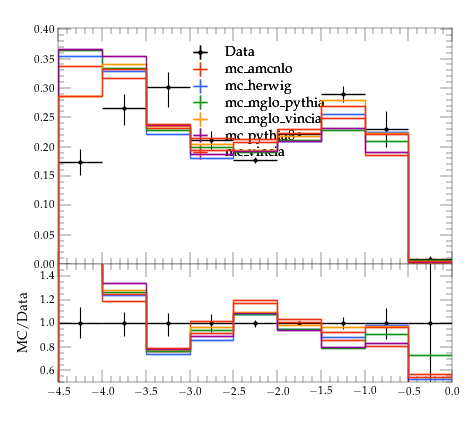

The Python source for this figure:
#! /usr/bin/env python3

# This Python script was auto-generated using YODA v2.1.3.
# Analysis object: /CMS_2026_PAS_SMP_25_010/zjets_groomed_pt2
# Timestamp: 17-06-2026 (16:37:38)

import matplotlib as mpl
import matplotlib.pyplot as plt
mpl.use('Agg') # comment out for interactive use
import os
import numpy as np
from numpy import nan, inf

plotDir = os.path.split(os.path.realpath(__file__))[0]
if 'YODA_USER_PLOT_PATH' in globals():
    plot_outdir = globals()['YODA_USER_PLOT_PATH']
else:
    plot_outdir = plotDir

#plot style
plt.style.use(os.path.join(plotDir, '../default.mplstyle'))
# plot metadata
figW, figH = plt.rcParams['figure.figsize']
ax_xLabel = ''
ax_yLabel = ''
ax_title  = ''
ax_xScale = 'linear'
ax_yScale = 'linear'
xLims = (-4.5, 0.0)
yLims = (0.0, 0.40239617)

# TeX-friendly labels for the legend
labels = {
  'legend' : ([ r"Data", r"mc\_amcnlo", r"mc\_herwig", r"mc\_mglo\_pythia", r"mc\_mglo\_vincia", r"mc\_pythia8", r"mc\_vincia" ], r""),
}

# Adjust canvas width and height
canvasW = 10.0
canvasH = 9.0
figW *= canvasW/10.
figH *= canvasH/9.

# Create figure and axis objects
fig, (ax, ratio0_ax) = plt.subplots(2, 1, sharex=True,
                  figsize=(figW,figH), gridspec_kw={'height_ratios': (6.0, 3.0)})

# Set figure margins
plt.subplots_adjust(
    left   = 1.0 * plt.rcParams['figure.subplot.left'],
    right  = 1.0 * plt.rcParams['figure.subplot.right'],
    top    = 1.0 * plt.rcParams['figure.subplot.top'],
    bottom = 1.0 * plt.rcParams['figure.subplot.bottom'])

ratio0_ax.yaxis.set_major_locator(mpl.ticker.MultipleLocator(0.2))
ratio0_ax.set_ylim(0.5, 1.4999)
ratio0_ax.set_ylabel('MC/Data')

# the numerical data is stored in a separate file
dataf = dict()
prefix = os.path.split(__file__)[0]
if prefix:    prefix = prefix + '/'
exec(open(prefix+'zjets_groomed_pt2__data.py').read(), dataf)


legend_handles = dict() # keep track of handles for the legend

# style options for curves
# starts at zorder>=5 to draw curve on top of legend
styles = {
  'Data': {
    'color' : 'black',
    'linestyle' : '-',
    'lineopacity' : 1.0,
    'linewidth' : 1,
    'marker' : 'o',
    'markersize' : 2,
    'capsize' : 0.0,
    'zorder' : 5,
    'histstyle' : 0,
    'drawstyle' : 'steps-pre',
    'xerrorbars' : 1,
    'yerrorbars' : 1,
    'fillcolor' : None,
    'fillopacity' : 1.0,
    'ratio0_linestyle' : '-',
    'ratio0_lineopacity' : 1.0,
    'ratio0_linewidth' : 1,
    'ratio0_marker' : 'o',
    'ratio0_markersize' : 2,
    'ratio0_capsize' : 0.0,
    'ratio0_zorder' : 5,
    'ratio0_histstyle' : 0,
    'ratio0_drawstyle' : 'steps-pre',
    'ratio0_xerrorbars' : 1,
    'ratio0_yerrorbars' : 1,
  },
  'mc_amcnlo.yoda': {
    'color' : '#EE3311',
    'linestyle' : '-',
    'lineopacity' : 1.0,
    'linewidth' : 1,
    'marker' : 'none',
    'markersize' : 2,
    'capsize' : 0.0,
    'zorder' : 6,
    'histstyle' : 1,
    'drawstyle' : 'steps-pre',
    'xerrorbars' : 1,
    'yerrorbars' : 1,
    'fillcolor' : None,
    'fillopacity' : 1.0,
    'ratio0_linestyle' : '-',
    'ratio0_lineopacity' : 1.0,
    'ratio0_linewidth' : 1,
    'ratio0_marker' : 'none',
    'ratio0_markersize' : 2,
    'ratio0_capsize' : 0.0,
    'ratio0_zorder' : 6,
    'ratio0_histstyle' : 1,
    'ratio0_drawstyle' : 'steps-pre',
    'ratio0_xerrorbars' : 1,
    'ratio0_yerrorbars' : 1,
  },
  'mc_herwig.yoda': {
    'color' : '#3366FF',
    'linestyle' : '-',
    'lineopacity' : 1.0,
    'linewidth' : 1,
    'marker' : 'none',
    'markersize' : 2,
    'capsize' : 0.0,
    'zorder' : 7,
    'histstyle' : 1,
    'drawstyle' : 'steps-pre',
    'xerrorbars' : 1,
    'yerrorbars' : 1,
    'fillcolor' : None,
    'fillopacity' : 1.0,
    'ratio0_linestyle' : '-',
    'ratio0_lineopacity' : 1.0,
    'ratio0_linewidth' : 1,
    'ratio0_marker' : 'none',
    'ratio0_markersize' : 2,
    'ratio0_capsize' : 0.0,
    'ratio0_zorder' : 7,
    'ratio0_histstyle' : 1,
    'ratio0_drawstyle' : 'steps-pre',
    'ratio0_xerrorbars' : 1,
    'ratio0_yerrorbars' : 1,
  },
  'mc_mglo_pythia.yoda': {
    'color' : '#109618',
    'linestyle' : '-',
    'lineopacity' : 1.0,
    'linewidth' : 1,
    'marker' : 'none',
    'markersize' : 2,
    'capsize' : 0.0,
    'zorder' : 8,
    'histstyle' : 1,
    'drawstyle' : 'steps-pre',
    'xerrorbars' : 1,
    'yerrorbars' : 1,
    'fillcolor' : None,
    'fillopacity' : 1.0,
    'ratio0_linestyle' : '-',
    'ratio0_lineopacity' : 1.0,
    'ratio0_linewidth' : 1,
    'ratio0_marker' : 'none',
    'ratio0_markersize' : 2,
    'ratio0_capsize' : 0.0,
    'ratio0_zorder' : 8,
    'ratio0_histstyle' : 1,
    'ratio0_drawstyle' : 'steps-pre',
    'ratio0_xerrorbars' : 1,
    'ratio0_yerrorbars' : 1,
  },
  'mc_mglo_vincia.yoda': {
    'color' : '#FF9900',
    'linestyle' : '-',
    'lineopacity' : 1.0,
    'linewidth' : 1,
    'marker' : 'none',
    'markersize' : 2,
    'capsize' : 0.0,
    'zorder' : 9,
    'histstyle' : 1,
    'drawstyle' : 'steps-pre',
    'xerrorbars' : 1,
    'yerrorbars' : 1,
    'fillcolor' : None,
    'fillopacity' : 1.0,
    'ratio0_linestyle' : '-',
    'ratio0_lineopacity' : 1.0,
    'ratio0_linewidth' : 1,
    'ratio0_marker' : 'none',
    'ratio0_markersize' : 2,
    'ratio0_capsize' : 0.0,
    'ratio0_zorder' : 9,
    'ratio0_histstyle' : 1,
    'ratio0_drawstyle' : 'steps-pre',
    'ratio0_xerrorbars' : 1,
    'ratio0_yerrorbars' : 1,
  },
  'mc_pythia8.yoda': {
    'color' : '#990099',
    'linestyle' : '-',
    'lineopacity' : 1.0,
    'linewidth' : 1,
    'marker' : 'none',
    'markersize' : 2,
    'capsize' : 0.0,
    'zorder' : 10,
    'histstyle' : 1,
    'drawstyle' : 'steps-pre',
    'xerrorbars' : 1,
    'yerrorbars' : 1,
    'fillcolor' : None,
    'fillopacity' : 1.0,
    'ratio0_linestyle' : '-',
    'ratio0_lineopacity' : 1.0,
    'ratio0_linewidth' : 1,
    'ratio0_marker' : 'none',
    'ratio0_markersize' : 2,
    'ratio0_capsize' : 0.0,
    'ratio0_zorder' : 10,
    'ratio0_histstyle' : 1,
    'ratio0_drawstyle' : 'steps-pre',
    'ratio0_xerrorbars' : 1,
    'ratio0_yerrorbars' : 1,
  },
  'mc_vincia.yoda': {
    'color' : '#EE3311',
    'linestyle' : '-',
    'lineopacity' : 1.0,
    'linewidth' : 1,
    'marker' : 'none',
    'markersize' : 2,
    'capsize' : 0.0,
    'zorder' : 11,
    'histstyle' : 1,
    'drawstyle' : 'steps-pre',
    'xerrorbars' : 1,
    'yerrorbars' : 1,
    'fillcolor' : None,
    'fillopacity' : 1.0,
    'ratio0_linestyle' : '-',
    'ratio0_lineopacity' : 1.0,
    'ratio0_linewidth' : 1,
    'ratio0_marker' : 'none',
    'ratio0_markersize' : 2,
    'ratio0_capsize' : 0.0,
    'ratio0_zorder' : 11,
    'ratio0_histstyle' : 1,
    'ratio0_drawstyle' : 'steps-pre',
    'ratio0_xerrorbars' : 1,
    'ratio0_yerrorbars' : 1,
  },
}

# curve from input yoda files in main panel
for label, yvals in dataf['yvals'].items():
    if all(np.isnan(v) for v in dataf['yvals'][label]):
        continue
    tmp = None
    if styles[label]['histstyle']: # draw as histogram
        xpos = dataf['xedges'][label] if styles[label]['drawstyle'] else dataf['xpoints'][label]
        ypos = np.insert(yvals, 0, yvals[0]) if styles[label]['drawstyle'] else yvals
        if styles[label]['fillcolor']: # fill area below curve
            ax.fill_between(xpos, ypos, step='pre',
                            color=styles[label]['fillcolor'],
                            alpha=styles[label]['fillopacity'])
        tmp, = ax.plot(xpos, ypos,
                       color=styles[label]['color'],
                       linestyle=styles[label]['linestyle'],
                       alpha=styles[label]['lineopacity'],
                       linewidth=styles[label]['linewidth'],
                       drawstyle=styles[label]['drawstyle'], solid_joinstyle='miter',
                       zorder=styles[label]['zorder'], label=label)
    tmp = ax.errorbar(dataf['xpoints'][label], yvals,
                      xerr=np.array(dataf['xerrs'][label])*styles[label]['xerrorbars'],
                      yerr=np.array(dataf['yerrs'][label])*styles[label]['yerrorbars'],
                      fmt=styles[label]['marker'], capsize=styles[label]['capsize'],
                      alpha=styles[label]['lineopacity'],
                      markersize=styles[label]['markersize'],
                      ecolor=styles[label]['color'],
                      color=styles[label]['color'], zorder=styles[label]['zorder'])
    tmp[-1][0].set_linestyle(styles[label]['linestyle'])
    tmp[-1][0].set_linewidth(styles[label]['linewidth'])
    if label in dataf['add_legend_handle']:  legend_handles[label] = tmp
    for varLabel in dataf['variation_yvals'].keys():
        if varLabel.startswith(label):
            tmp, = ax.plot(dataf['xedges'][label], dataf['variation_yvals'][varLabel],
                           color=styles[label]['color'],
                           linestyle=styles[label]['linestyle'],
                           linewidth=styles[label]['linewidth'],
                           drawstyle='steps-pre', solid_joinstyle='miter',
                           zorder=styles[label]['zorder'], alpha=0.5)


# plots on ratio panel
# curve from input yoda files in ratio panel
for label, yvals in dataf['ratio0_yvals'].items():
    if all(np.isnan(v) for v in yvals):
        continue
    if styles[label]['ratio0_histstyle']: # plot as histogram
        xpos = dataf['xedges']['Data'] if styles[label]['ratio0_drawstyle'] else dataf['xpoints']['Data']
        ypos = np.insert(yvals, 0, yvals[0]) if styles[label]['ratio0_drawstyle'] else yvals
        ratio0_ax.plot(xpos, ypos,
                       color=styles[label]['color'],
                       linewidth=styles[label]['linewidth'],
                       linestyle=styles[label]['ratio0_linestyle'],
                       alpha=styles[label]['ratio0_lineopacity'],
                       drawstyle=styles[label]['ratio0_drawstyle'], zorder=styles[label]['zorder'],
                       solid_joinstyle='miter')
    tmp = ratio0_ax.errorbar(dataf['xpoints']['Data'], yvals,
                             xerr=np.array(dataf['ref_xerrs'])*styles[label]['ratio0_xerrorbars'],
                             yerr=np.array(dataf['ratio0_yerrs'][label])*styles[label]['ratio0_yerrorbars'],
                             fmt=styles[label]['ratio0_marker'], capsize=styles[label]['ratio0_capsize'],
                             alpha=styles[label]['ratio0_lineopacity'],
                             markersize=styles[label]['ratio0_markersize'],
                             ecolor=styles[label]['color'],
                             color=styles[label]['color'])
    tmp[-1][0].set_linestyle(styles[label]['ratio0_linestyle'])
    tmp[-1][0].set_linewidth(styles[label]['ratio0_linewidth'])

    for varlabel in dataf['ratio0_variation_vals'].keys():
        if varlabel.startswith(label):
            ratio0_ax.plot(dataf['xedges']['Data'],
                            dataf['ratio0_variation_vals'][varlabel],
                            color=styles[label]['color'],
                            linestyle=styles[label]['linestyle'],
                            linewidth=styles[label]['linewidth'],
                            drawstyle='steps-pre', solid_joinstyle='miter',
                            zorder=1, alpha=0.5)

legend_items = list(legend_handles.values())
ax.add_artist(ax.legend(legend_items,
                        labels['legend'][0],
                        title=labels['legend'][1],
                        alignment='left',
                        loc='upper center',
                        bbox_to_anchor=(0.5, 0.97)))

# set plot metadata as defined above
ratio0_ax.set_xlabel(ax_xLabel)
ratio0_ax.xaxis.set_label_coords(1., -0.15)
ax.set_ylabel(ax_yLabel, ha='right', va='top')
ax.yaxis.set_label_coords(-0.11, 1.0)
ax.set_title(ax_title, loc='left')
ax.set_xscale(ax_xScale)
ax.set_yscale(ax_yScale)
ratio0_ax.set_yscale('linear')
ax.set_xlim(xLims)
ax.set_ylim(yLims)

# tick formatting
plt.rcParams['xtick.top'] = True
plt.rcParams['ytick.right'] = True
fig.align_ylabels((ax, ratio0_ax))
plt.savefig(os.path.join(plot_outdir, 'zjets_groomed_pt2.pdf'), format='PDF')
plt.savefig(os.path.join(plot_outdir, 'zjets_groomed_pt2.png'), format='PNG')

plt.close(fig)
